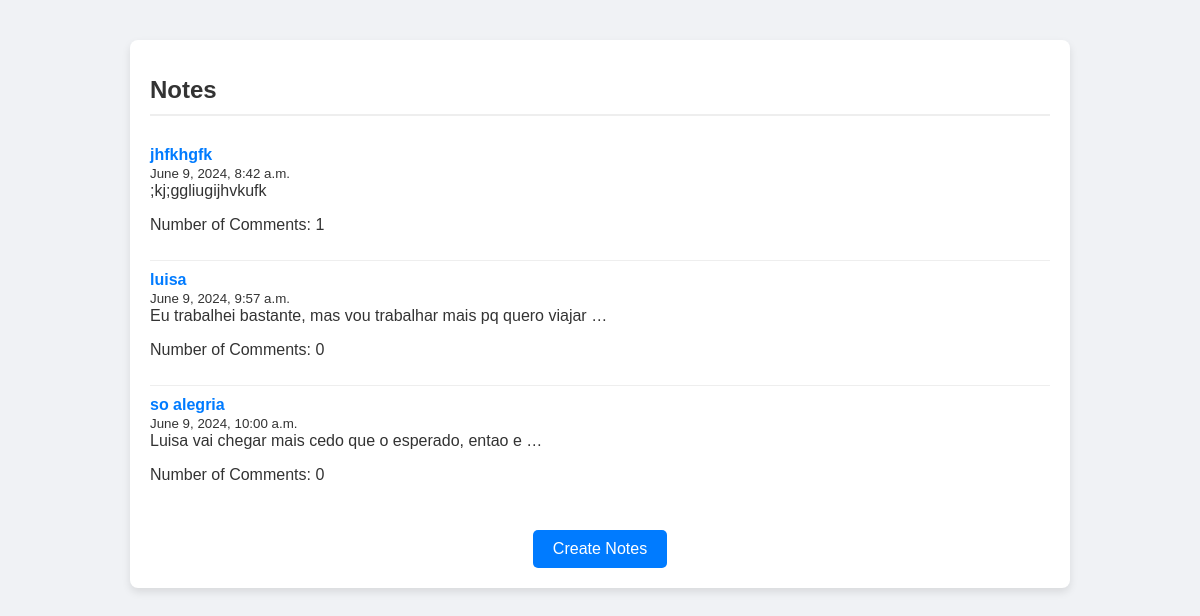
Page /list/ on the committed database.
### note/models.py (models this page shows, shortened)
class Note(models.Model):
    title = models.CharField(max_length=200)
    content = models.TextField()
    created_at = models.DateTimeField(auto_now_add=True)

### note/views.py (the view)
# urls.py: path('list/', views.list_notes, name='list_notes'),
def list_notes(request):
    notes_with_comments_count = Note.objects.annotate(num_comments=Count('posts'))
    return render(request, 'note/list.html', {'notes': notes_with_comments_count})

### note/templates/note/list.html (shortened to what this page needs)
{% extends 'note/base.html' %}
{% block content %}
<h1>Notes</h1>
<ul>
    {% for note in notes %}
    <li>
        <div>
            <a href="{% url 'view_note' note.pk %}"><strong>{{ note.title }}</strong></a><br>
            <small>{{ note.created_at|date:"F j, Y, g:i a" }}</small><br>
            {{ note.content|truncatewords:10 }}
            <p>Number of Comments: {{ note.num_comments }}</p>
        </div>
    </li>
    {% endfor %}
</ul>
<div class="text-center mt-20">
    <a href="{% url 'create_note' %}" class="button create-notes">Create Notes</a>
</div>
{% endblock %}

### note/templates/note/base.html (shortened to what this page needs)
<!DOCTYPE html>
<html lang="en">
<head>
    {% load static %}
    <link rel="stylesheet" type="text/css" href="{% static 'note/style.css' %}">
</head>
<body>
    <div class="container">
        {% block content %}
        {% endblock %}
    </div>
</body>
</html>

### note/static/note/style.css (style rules this page uses)
body { font-family: Arial, sans-serif; background-color: #f0f2f5; margin: 0; padding: 0; color: #333; }
.container { width: 80%; max-width: 900px; margin: 40px auto; padding: 20px; background-color: #fff; box-shadow: 0 4px 8px rgba(0, 0, 0, 0.1); border-radius: 8px; }
h1 { color: #333; font-size: 24px; border-bottom: 2px solid #eee; padding-bottom: 10px; margin-bottom: 20px; }
a { color: #007BFF; text-decoration: none; }
.button { color: #fff; border: none; padding: 10px 20px; border-radius: 5px; cursor: pointer; text-decoration: none; display: inline-block; text-align: center; background-color: #007BFF; }
ul { list-style: none; padding: 0; }
ul li { padding: 10px 0; border-bottom: 1px solid #eee; display: flex; justify-content: space-between; align-items: center; }
ul li:last-child { border-bottom: none; }
.text-center { text-align: center; }
.mt-20 { margin-top: 20px; }

### rows in the picture
Note: title "jhfkhgfk", created_at "June 9, 2024, 8:42 a.m.", content ";kj;ggliugijhvkufk", num_comments "1"
Note: title "luisa", created_at "June 9, 2024, 9:57 a.m.", content "Eu trabalhei bastante, mas vou trabalhar mais pq quero viajar …", num_comments "0"
Note: title "so alegria", created_at "June 9, 2024, 10:00 a.m.", content "Luisa vai chegar mais cedo que o esperado, entao e …", num_comments "0"
